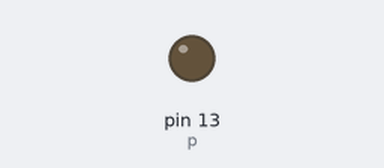
Simulated run of this sketch. Board: Arduino Uno, built with avr-gcc and run on an emulated ATmega328P. On the bench: output pins drawn as LEDs (lit = HIGH).

Above: at 1.5 s.
At 5.65 s:
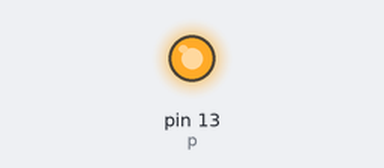
Timing chart, 0 to 6.0 s (numbered marks = the images above):
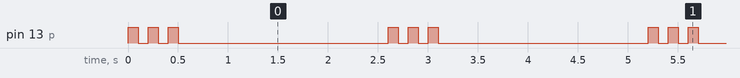

Measured:
- by itself, pin 13 (p): repeats every 2.6 s: 2 × (LOW 0.10 s, HIGH 0.10 s), LOW 2.1 s, HIGH 0.10 s
- by itself, everything shown: repeats every 2.6 s, in 6 steps

The sketch:

blinking_led_faster_for_3_times1.ino
```cpp
// C++ code
//
int p=13;
int longPause=2000;
void setup()
{
  pinMode(p,OUTPUT);
}

void loop()
{
  for(int i=0;i<3;i++){
    digitalWrite(p,HIGH);
    delay(100);
    digitalWrite(p,LOW);
    delay(100);
  }
  delay(longPause);
}
```
